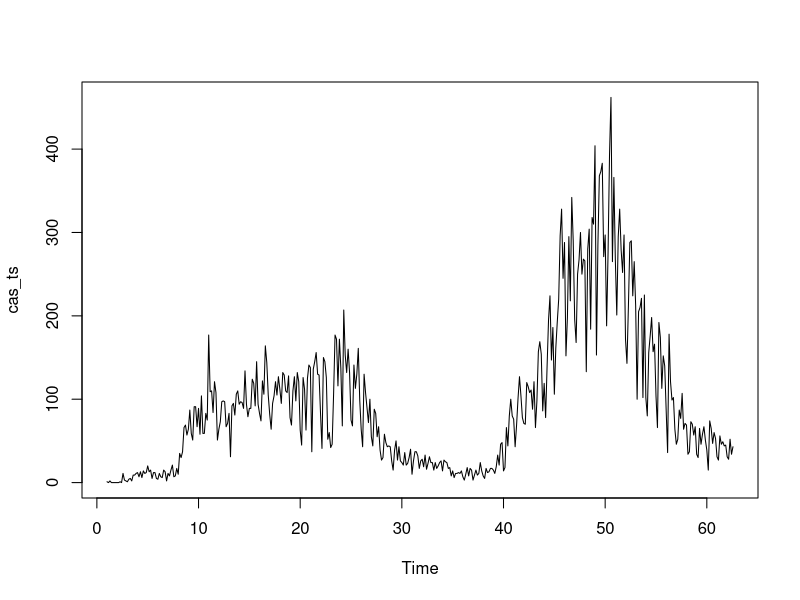
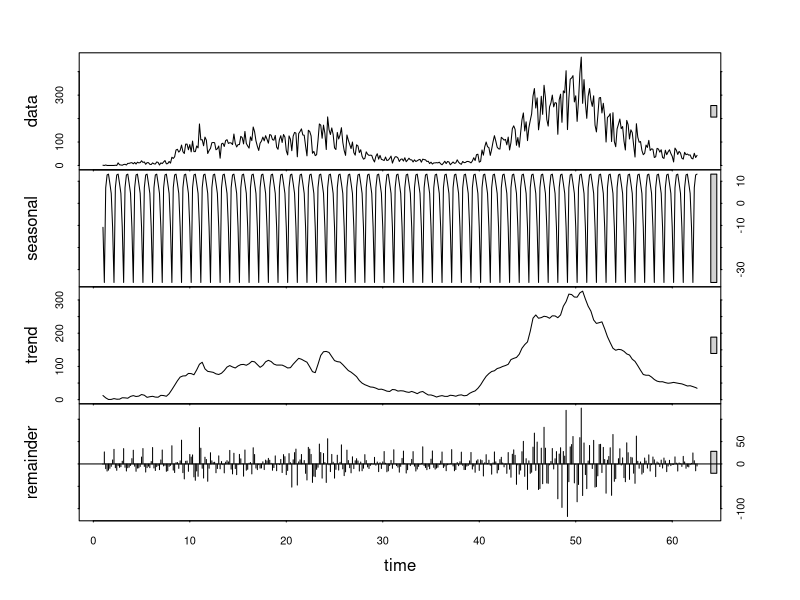
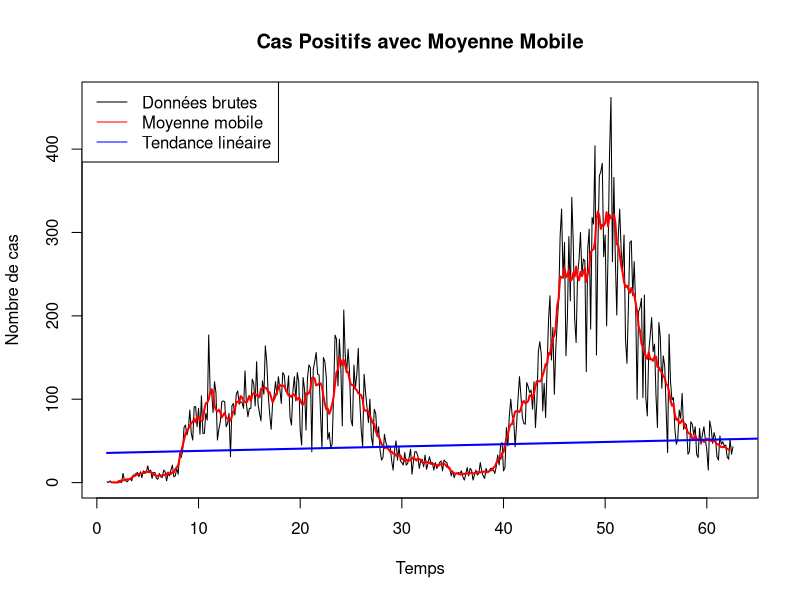
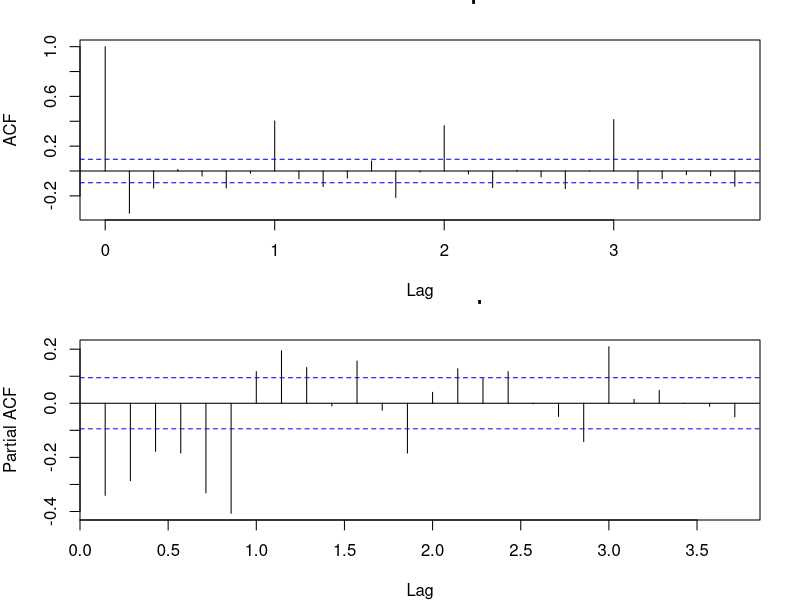
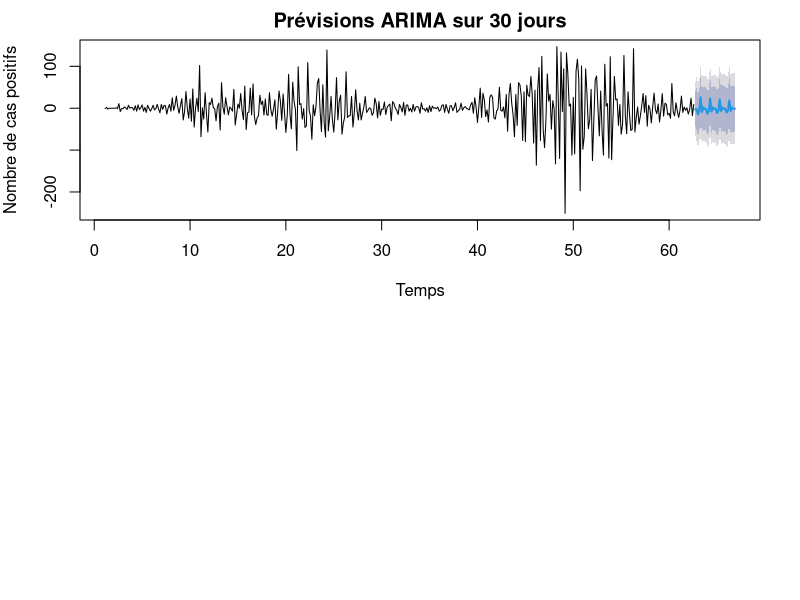
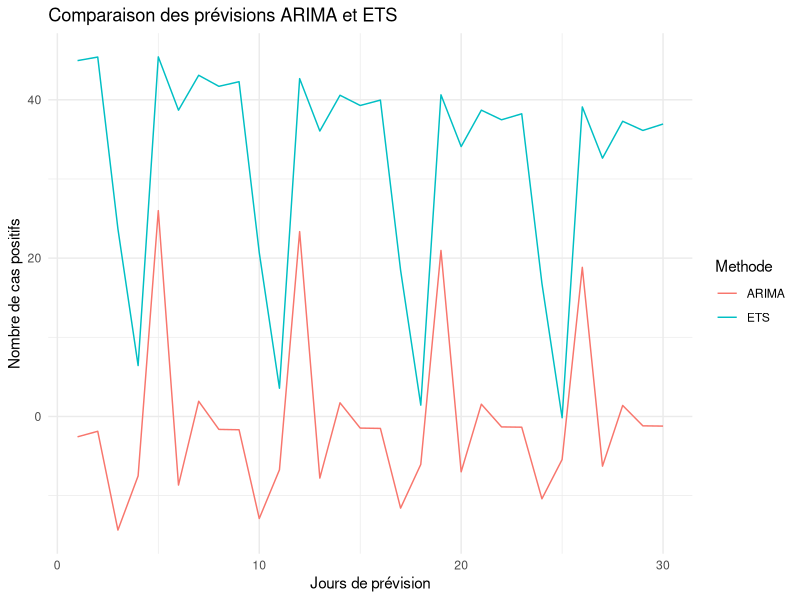

R code for these plots, in order:
## ---- chunk 1
#| warning: false
#| message: false

# Import des packages nécessaires
library(forecast)
library(ggplot2)
library(tseries)
library(tidyr)

# Import des données
data <- read.csv("base_covid19.csv", header=TRUE, sep=";")

# Création de la série temporelle
cas_ts <- ts(data$CasPositif, frequency=7)

# Visualisation de la serie

plot(cas_ts)
## ---- chunk 2
#| warning: false
#| message: false
# Décomposer la série avec une saisonnalité hebdomadaire (fréquenc =7)

decomposition <- stl(cas_ts, s.window="periodic")
plot(decomposition)
## ---- chunk 3
#| warning: false
#| message: false

# Calcul de la moyenne mobile
mm_7 <- ma(cas_ts, order=7)

# Visualisation avec moyenne mobile
plot(cas_ts, main="Cas Positifs avec Moyenne Mobile", 
     ylab="Nombre de cas", xlab="Temps")
lines(mm_7, col="red", lwd=2)

# Ajout de la tendance linéaire
temps <- 1:length(cas_ts)
modele_lineaire <- lm(as.vector(cas_ts) ~ temps)
lines(temps, predict(modele_lineaire), col="blue", lwd=2)
legend("topleft", legend=c("Données brutes", "Moyenne mobile", "Tendance linéaire"), 
       col=c("black", "red", "blue"), lty=1)
## ---- chunk 4
#| warning: false
#| message: false
# Test sur série originale
adf_test <- adf.test(cas_ts)
print("Test ADF sur série originale :")
print(adf_test)

# Test sur série différenciée
cas_diff <- diff(cas_ts)
adf_test_diff <- adf.test(cas_diff)
print("Test ADF sur série différenciée :")
print(adf_test_diff)
## ---- chunk 5
#| warning: false
#| message: false

par(mfrow=c(2,1))
par(mar=c(4,4,2,2))
acf(cas_diff, main="ACF des différences premières")
pacf(cas_diff, main="PACF des différences premières")
## ---- chunk 6
#| warning: false
#| message: false
modele_auto <- auto.arima(cas_diff, seasonal=TRUE)
summary(modele_auto)
## ---- chunk 7
#| warning: false
#| message: false

# Prévisions ARIMA
prev_arima <- forecast(modele_auto, h=30)
plot(prev_arima, main="Prévisions ARIMA sur 30 jours",
     xlab="Temps", ylab="Nombre de cas positifs")
## ---- chunk 8
#| warning: false
#| message: false

# Modèle ETS
modele_ets <- ets(cas_ts)
prev_ets <- forecast(modele_ets, h=30)

# Préparation des données pour la comparaison
df_comparaison <- data.frame(
    Date = 1:30,
    ARIMA = as.numeric(prev_arima$mean),
    ETS = as.numeric(prev_ets$mean)
)

df_long <- pivot_longer(df_comparaison, 
                       cols = c("ARIMA", "ETS"),
                       names_to = "Methode", 
                       values_to = "Prevision")

# Visualisation comparative
ggplot(df_long, aes(x = Date, y = Prevision, color = Methode)) +
    geom_line() +
    labs(title = "Comparaison des prévisions ARIMA et ETS",
         x = "Jours de prévision",
         y = "Nombre de cas positifs") +
    theme_minimal()
## ---- chunk 9
#| warning: false
#| message: false
print("Précision du modèle ARIMA :")
accuracy(prev_arima)

print("Précision du modèle ETS :")
accuracy(prev_ets)
